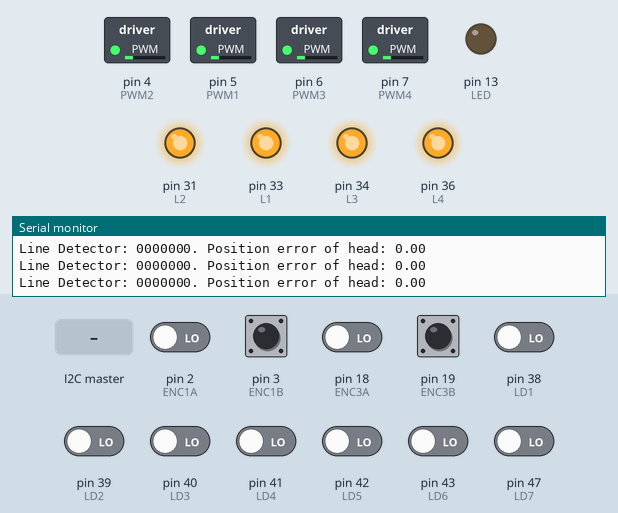
Simulated run of this program. Board: Arduino Mega 2560, built with avr-gcc and run on an emulated ATmega2560. Parts: switched loads named in the program (green lamp = pin HIGH), output pins drawn as LEDs (lit = HIGH), the last lines printed to the serial monitor. The inputs (shaded band) are chosen by the test bench; at power-on: pin 3 (ENC1B), pin 19 (ENC3B) HIGH, pin 2 (ENC1A), pin 18 (ENC3A), pin 38 (LD1), pin 39 (LD2), pin 40 (LD3), pin 41 (LD4), pin 42 (LD5), pin 43 (LD6), pin 47 (LD7) LOW. Pins used as bus, display or sensor lines are not drawn.

Above: at 1.2 s.
1.3 s: pin 38 (LD1) driven HIGH
At 2.5 s:
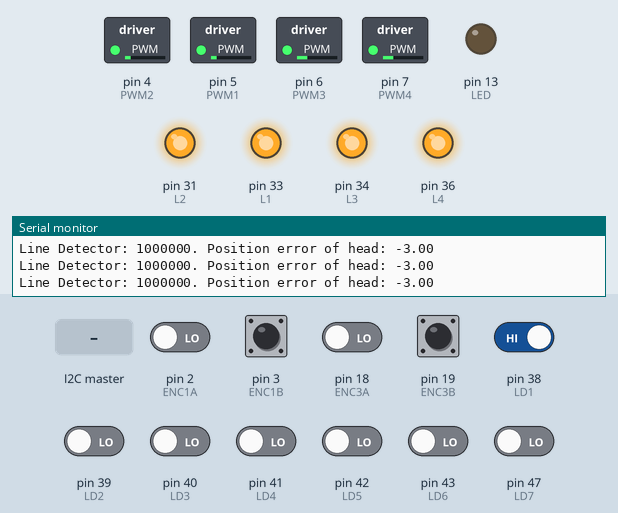
2.8 s: pin 43 (LD6) driven HIGH
At 3.6 s:
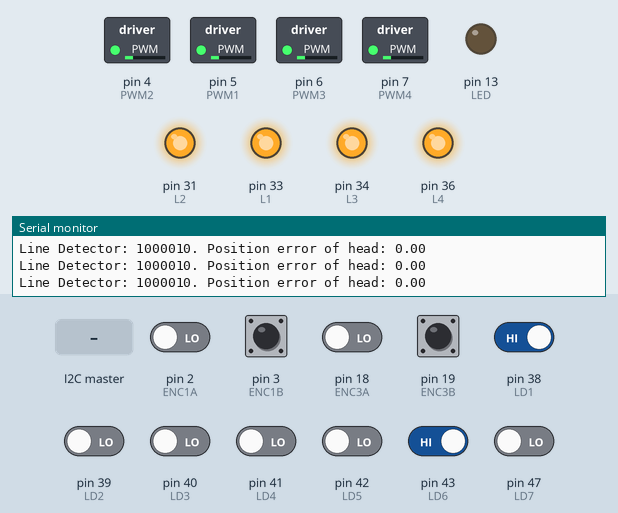
5.8 s: pin 39 (LD2) driven HIGH
At 6.1 s:
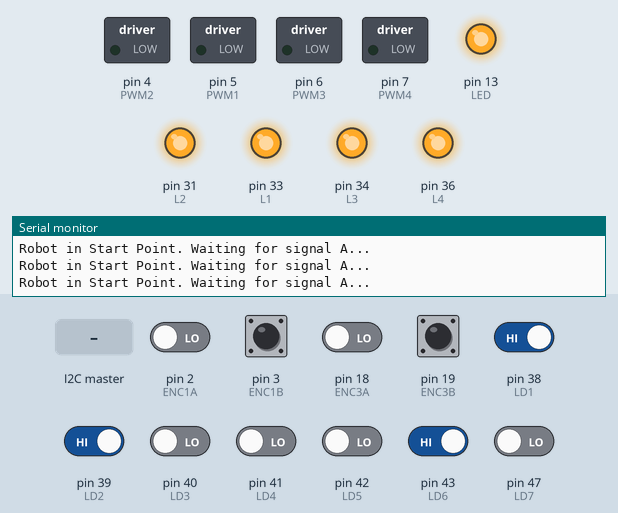
7.3 s: the I2C master sends "A"
At 9.2 s:
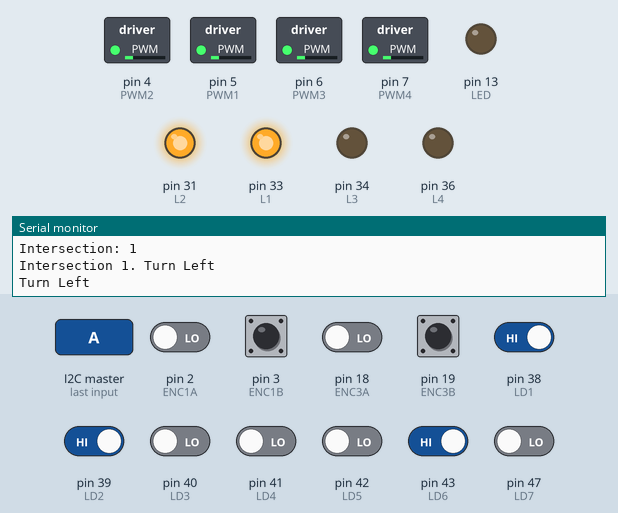
10.3 s: pin 43 (LD6) driven LOW
At 11.7 s:
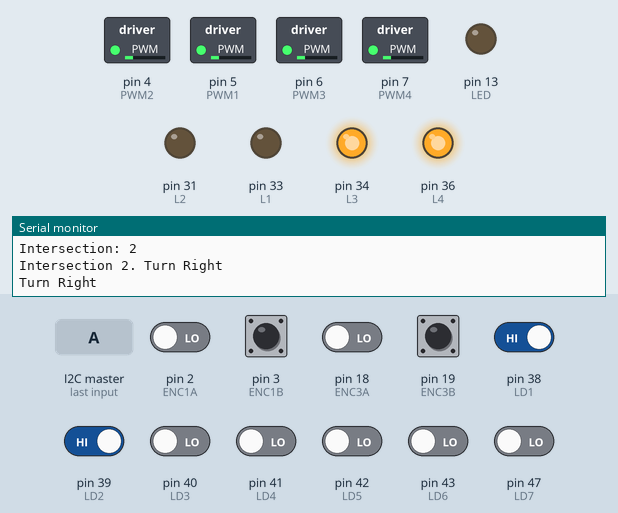
13.3 s: pin 40 (LD3) driven HIGH
At 14.2 s:
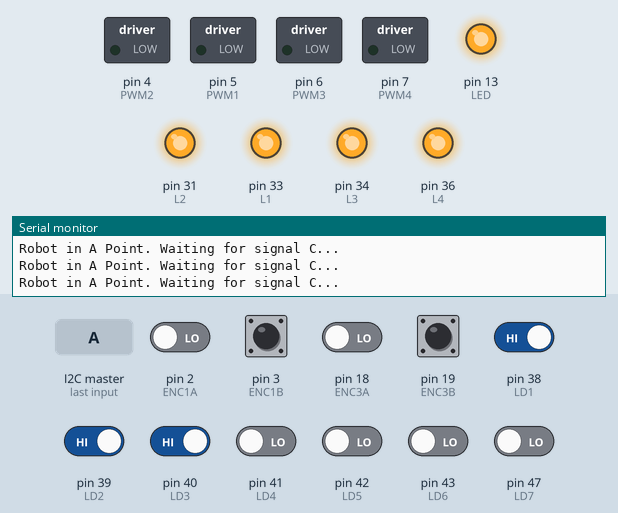
Timing chart, 0 to 16.2 s (numbered marks = the images above; inputs shaded):
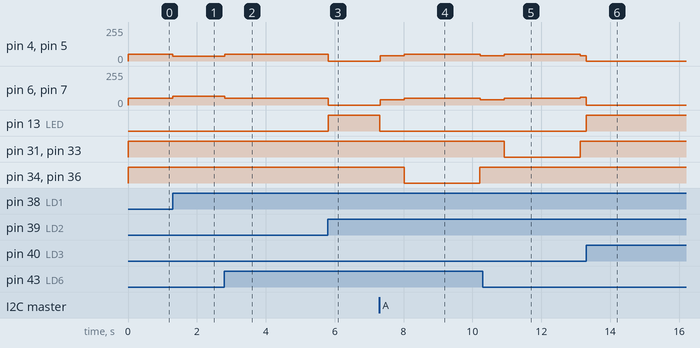

Measured:
- after the input at 1.3 s, pin 4 (PWM2), pin 5 (PWM1): 50/255 → 35/255 at once; pin 6 (PWM3), pin 7 (PWM4): 50/255 → 65/255 at once
- after the input at 2.8 s, pin 4 (PWM2), pin 5 (PWM1): 35/255 → 50/255 at once; pin 6 (PWM3), pin 7 (PWM4): 65/255 → 50/255 at once
- after the input at 5.8 s, pin 4 (PWM2), pin 5 (PWM1), pin 6 (PWM3), pin 7 (PWM4): 50/255 → 0/255 at once; pin 13 (LED): LOW → HIGH at once
- after the input at 7.3 s, pin 4 (PWM2), pin 5 (PWM1), pin 6 (PWM3), pin 7 (PWM4): 0/255 → 40/255 at once, → 50/255 0.70 s later, → 40/255 2.2 s later; pin 13 (LED): HIGH → LOW at once; pin 34 (L3), pin 36 (L4): HIGH → LOW after 0.72 s, → HIGH 2.2 s later
- after the input at 10.3 s, pin 13 (LED): stays LOW (without the input it goes to HIGH after 2.8 s)
- after the input at 13.3 s, pin 4 (PWM2), pin 5 (PWM1): 40/255 → 0/255 at once; pin 6 (PWM3), pin 7 (PWM4): 60/255 → 0/255 at once; pin 13 (LED): LOW → HIGH at once

The program:

main.cpp
```cpp
#include <Arduino.h>
#include <Wire.h>
#include "config.hpp"
#include "setupPinMode.hpp"
#include "motor_controller.hpp"
#include "line_detect.hpp"

volatile int encoder1 = 0;
volatile int encoder2 = 0;
volatile int encoder3 = 0;
volatile int encoder4 = 0;

volatile float error = 0;

volatile float x = 0;
volatile float y = 0;
volatile float theta = 0;

volatile int intersection = -1;

String signal_control = "";

void encoder_update_1(){
  if(digitalRead(ENC1A) == digitalRead(ENC1B)){
    encoder1++;
  }else{
    encoder1--;
  }
  // Skid Steer
  encoder2 = encoder1;

}
void encoder_update_2(){
  if(digitalRead(ENC2A) == digitalRead(ENC2B)){
    encoder2++;
  }else{
    encoder2--;
  }
}
void encoder_update_3(){
  if(digitalRead(ENC3A) == digitalRead(ENC3B)){
    encoder3++;
  }else{
    encoder3--;
  }
  // Skid Steer
  encoder4 = encoder3;
}
void encoder_update_4(){
  if(digitalRead(ENC4A) == digitalRead(ENC4B)){
    encoder4++;
  }else{
    encoder4--;
  }
}

void update_position(){
  float delta_right = (encoder1 + encoder2)/2 *PI * wheelDiameter / pulsePerRev;
  float delta_left = (encoder3 + encoder4)/2 *PI * wheelDiameter / pulsePerRev;
  float delta_theta = (delta_right - delta_left) / wheelDiameter;
  float delta_s = (delta_right + delta_left) / 2;
  x += delta_s * cos(theta + delta_theta/2);
  y += delta_s * sin(theta + delta_theta/2);
  theta += delta_theta;
  if (theta > PI){
    theta -= 2*PI;
  }else if(theta < -PI){
    theta += 2*PI;
  }
}

// function that executes whenever data is received from master
void receiveEvent(int howMany) {
String payload = "";
  while (0 < Wire.available()) {
    char c = Wire.read();      /* receive byte as a character */
    payload += c;
  }
  // check if payload in "A" "B" "C" "D" "E" "R" then assign to signal_control
  if (payload == "A" || payload == "B" || payload == "C" || payload == "D" || payload == "E" || payload == "R"){
    signal_control = payload;
  }
}
// function that executes whenever data is requested from master
void requestEvent() {
  Wire.write(signal_control.c_str());  /*send string on request */
  Wire.write("\n");
  // convert intersection to string and send
  Wire.write(String(intersection).c_str());
}

void setup() {
  Serial.begin(115200);
  Serial.println("Starting...");
  setup_pin_mode();
  attachInterrupt(digitalPinToInterrupt(ENC1A), encoder_update_1, CHANGE);
  attachInterrupt(digitalPinToInterrupt(ENC1B), encoder_update_1, CHANGE);
  // attachInterrupt(digitalPinToInterrupt(ENC2A), encoder_update_2, CHANGE);
  // attachInterrupt(digitalPinToInterrupt(ENC2B), encoder_update_2, CHANGE);
  attachInterrupt(digitalPinToInterrupt(ENC3A), encoder_update_3, CHANGE);
  attachInterrupt(digitalPinToInterrupt(ENC3B), encoder_update_3, CHANGE);
  // attachInterrupt(digitalPinToInterrupt(ENC4A), encoder_update_4, CHANGE);
  // attachInterrupt(digitalPinToInterrupt(ENC4B), encoder_update_4, CHANGE);
  Wire.begin(8);                /* join i2c bus with address 8 */
  Wire.onReceive(receiveEvent); /* register receive event */
  Wire.onRequest(requestEvent); /* register request event */

  Serial.println("Setup done!");
}

void pause_check(int intersection_){
    while(intersection_ == 0 && signal_control != "A"){
        digitalWrite(LED, HIGH);
        Serial.println("Robot in Start Point. Waiting for signal A...");
        skid_steer(0, 0);
    }
    while (intersection_ == 3 && signal_control != "C") {
        digitalWrite(LED, HIGH);
        Serial.println("Robot in A Point. Waiting for signal C...");
        skid_steer(0, 0);
    }

    while (intersection_ == 6 && signal_control != "D") {
        digitalWrite(LED, HIGH);
        Serial.println("Robot in C Point. Waiting for signal D...");
        skid_steer(0, 0);
    }

    while (intersection_ == 9 && signal_control != "E") {
        digitalWrite(LED, HIGH);
        Serial.println("Robot in D Point. Waiting for signal E...");
        skid_steer(0, 0);
    }

    while (intersection_ == 12 && signal_control != "R") {
        digitalWrite(LED, HIGH);
        Serial.println("STOP. Race is Ended. Congratulation!");
        skid_steer(0, 0);
    }

    digitalWrite(LED, LOW);
    Serial.println("Resume. Robot is moving...");
}

void pause_check_(int intersection_){
    while(intersection_ == 0 && signal_control != "A"){
        Serial.print("Signal Control:");
        Serial.print(signal_control);
        Serial.print(". Intersection:");
        Serial.print(intersection_);
        Serial.println(". Robot in Start Point. Waiting for signal A...");
        skid_steer(0, 0);
    }
    while (intersection_ == 1 && signal_control != "C") {
        Serial.print("Signal Control:");
        Serial.print(signal_control);
        Serial.print(". Intersection:");
        Serial.print(intersection_);
        Serial.println(" .Robot in A Point. Waiting for signal C...");
        skid_steer(0, 0);
    }

    while (intersection_ == 2 && signal_control != "D") {
        Serial.print("Signal Control:");
        Serial.print(signal_control);
        Serial.print(". Intersection:");
        Serial.print(intersection_);
        Serial.println(". Robot in C Point. Waiting for signal D...");
        skid_steer(0, 0);
    }

  }

void loop() {
  if (error == 10)
    error = 0;

  float temp = line_detect();
  if (temp != -10){
    error = temp;
  }

  Serial.print(". Position error of head: ");
  Serial.println(error);

  if (error == 10)
  {
    intersection += 1;
    pause_check(intersection);
    stop();
    across_intersection(intersection);
  }
  // else if (abs(error) < 1) { // Permit error smaller than 1
  //   int straight_speed = line_follow_straight(error);
  //   skid_steer(straight_speed, 0);
  // }
  // else {
  //   int turn_speed = line_follow_turn(error);
  //   skid_steer(10, turn_speed);
  // }
  else {
    skid_steer(vel_avg, Kp_turn*error);
  }

  // check if intersection = 12 then stop robot and stop the loop
  if (intersection == 12){
    Serial.println("ROBOT IS AT THE END OF THE RACE. SHOT SUCCEED!");
    Serial.println("CONGRATULATION!");
    while (1)
    {
      skid_steer(0, 0);
    }
  }

}
```

line_detect.hpp
```cpp
#include <Arduino.h>
#include "config.hpp"
#ifndef LINE_DETECT_HPP
#define LINE_DETECT_HPP
int line_detect(){
    // 7 line detectors and line detector 4 is the center one
    int eye1 = digitalRead(LD1);
    int eye2 = digitalRead(LD2);
    int eye3 = digitalRead(LD3);
    int eye4 = digitalRead(LD4);
    int eye5 = digitalRead(LD5);
    int eye6 = digitalRead(LD6);
    int eye7 = digitalRead(LD7);
    Serial.print("Line Detector: ");
    Serial.print(eye1);
    Serial.print(eye2);
    Serial.print(eye3);
    Serial.print(eye4);
    Serial.print(eye5);
    Serial.print(eye6);
    Serial.print(eye7);
    float error = 0;
    //error is average of detector which has line
    int count = 0;
    if(eye1 == LINE_COLOR){
        error += -3;
        count++;
    }
    if(eye2 == LINE_COLOR){
        error += -2;
        count++;
    }
    if(eye3 == LINE_COLOR){
        error += -1;
        count++;
    }
    if(eye4 == LINE_COLOR){
        error += 0;
        count++;
    }
    if(eye5 == LINE_COLOR){
        error += 1;
        count++;
    }
    if(eye6 == LINE_COLOR){
        error += 2;
        count++;
    }
    if(eye7 == LINE_COLOR){
        error += 3;
        count++;
    }
    if(count != 0){
        error /= count;
    }
    else{
        error = 0;
    }

    if (count  > 2)
        error = 10; // if more than 2 detectors detect line, it means the robot is at the intersection
    if (count == 0)
        error = -10;
    // Serial.print(" .Position error of head: ");
    // Serial.println(error);
    return error;
}
int line_follow_straight(float error){
    int linear_speed = int (Kp_straight * ((NUMBER_DETECTOR - 1)/2 - abs(error)));
    linear_speed = 40;
    // Serial.print("Linear Speed: ");
    // Serial.println(linear_speed);
    return linear_speed;
}
int line_follow_turn(float error){
    // int angular_speed = int (Kp_turn * error);
    int angular_speed;
    if (error > 0)
    {
        angular_speed = 55;
    }
    else
    {
        angular_speed = -55;
    }
    // Serial.print("Angular Speed: ");
    // Serial.println(angular_speed);
    return angular_speed;
}

void turn_left(){
    Serial.println("Turn Left");
    skid_steer(vel_adjust_linear, 0);
    delay(time_adjut_linear);
    stop();
    skid_steer(0, turn_speed);
    delay(turn_time);
    stop();
}

void turn_right(){
    Serial.println("Turn Right");
    skid_steer(vel_adjust_linear, 0);
    delay(time_adjut_linear);
    stop();
    skid_steer(0, -turn_speed);
    delay(turn_time);
    stop();

}

void across_intersection_blue(int intersection){
    Serial.print("Intersection: ");
    Serial.println(intersection);
    switch (intersection)
    {
    case 1:
        Serial.println("Intersection 1. Turn Right");
        turn_right();
        break;
    case 2:
        Serial.println("Intersection 2. Turn Left");
        turn_left();
        break;
    case 3:
        Serial.println("Intersection 3. Turn Left");
        turn_left();
        break;
    case 4:
        Serial.println("Intersection 4. Go Straight");
        break;
    case 5:
        Serial.println("Intersection 5. Turn Right");
        turn_right();
        break;
    case 6:
        Serial.println("Intersection 6. Go Straight");
        break;
    case 7:
        Serial.println("Intersection 7. Go Straight");
        break;
    case 8:
        Serial.println("Intersection 8. Turn Right");
        turn_right();
        break;
    case 9:
        Serial.println("Intersection 9. Go Straight");
        break;
    case 10:
        Serial.println("Intersection 10. Turn Right");
        turn_right();
        break;
    case 11:
        Serial.println("Intersection 11. Turn Left");
        turn_left();
        break;
    case 12:
        Serial.println("Intersection 12. STOP");
        stop();
        /*
            PUT YOUR CODE HERE
            IT WILL RUN WHEN ROBOT IS AT THE END OF THE RACE
            GOOD LUCK
        */
        break;
    default:
        break;
    }
}

void across_intersection_red(int intersection){
    Serial.print("Intersection: ");
    Serial.println(intersection);
    switch (intersection)
    {
    case 1:
        Serial.println("Intersection 1. Turn Left");
        turn_left();
        break;
    case 2:
        Serial.println("Intersection 2. Turn Right");
        turn_right();
        break;
    case 3:
        Serial.println("Intersection 3. Turn Right");
        turn_right();
        break;
    case 4:
        Serial.println("Intersection 4. Go Straight");
        break;
    case 5:
        Serial.println("Intersection 5. Turn Left");
        turn_left();
        break;
    case 6:
        Serial.println("Intersection 6. Go Straight");
        break;
    case 7:
        Serial.println("Intersection 7. Go Straight");
        break;
    case 8:
        Serial.println("Intersection 8. Turn Left");
        turn_left();
        break;
    case 9:
        Serial.println("Intersection 9. Go Straight");
        break;
    case 10:
        Serial.println("Intersection 10. Turn Left");
        turn_left();
        break;
    case 11:
        Serial.println("Intersection 11. Turn Right");
        turn_right();
        break;
    case 12:
        Serial.println("Intersection 12. STOP");
        stop();
        /*
            PUT YOUR CODE HERE
            IT WILL RUN WHEN ROBOT IS AT THE END OF THE RACE
            GOOD LUCK
        */
        break;
    default:
        break;
    }
}


// void across_intersection_(int intersection){
//     Serial.print("Intersection: ");
//     Serial.println(intersection);
//     switch (intersection)
//     {
//     case 1:
//         Serial.println("Intersection 1. Go Straight");
//         break;
//     case 2:
//         Serial.println("Intersection 2. Turn Right");
//         turn_right();
//         break;
//     case 3:
//         Serial.println("Intersection 3. Turn Left");
//         turn_left();
//         break;
//     case 4:
//         Serial.println("Intersection 4. STOP");
//         stop();
//         break;
//     default:
//         break;
//     }
// }

#endif
```

motor_controller.hpp
```cpp
#include <Arduino.h>
#include "config.hpp"
#ifndef MOTOR_CONTROLLER_HPP
#define MOTOR_CONTROLLER_HPP

void motor_control(int motor, int speed){
    // Serial.print("Motor ");
    // Serial.print(motor);
    // Serial.print(" Speed: ");
    // Serial.println(speed);
    switch (motor)
    {
    case 1:
        if(speed >= 0){
            digitalWrite(L1, HIGH);
            digitalWrite(R1, LOW);
            analogWrite(PWM1, speed);
        }
        else{
            digitalWrite(L1, LOW);
            digitalWrite(R1, HIGH);
            analogWrite(PWM1, -speed);
        }
        break;
    case 2:
        if(speed >= 0){
            digitalWrite(L2, HIGH);
            digitalWrite(R2, LOW);
            analogWrite(PWM2, speed);
        }
        else{
            digitalWrite(L2, LOW);
            digitalWrite(R2, HIGH);
            analogWrite(PWM2, -speed);
        }
        break;
    case 3:
        if(speed >= 0){
            digitalWrite(L3, HIGH);
            digitalWrite(R3, LOW);
            analogWrite(PWM3, speed);
        }
        else{
            digitalWrite(L3, LOW);
            digitalWrite(R3, HIGH);
            analogWrite(PWM3, -speed);
        }
        break;
    case 4:
        if(speed >= 0){
            digitalWrite(L4, HIGH);
            digitalWrite(R4, LOW);
            analogWrite(PWM4, speed);
        }
        else{
            digitalWrite(L4, LOW);
            digitalWrite(R4, HIGH);
            analogWrite(PWM4, -speed);
        }
        break;

    }
}

void straight(int speed){
    Serial.print("Straight: ");
    Serial.println(speed);
    motor_control(1, speed);
    motor_control(2, speed);
    motor_control(3, speed);
    motor_control(4, speed);
}

void turn(int speed){
    Serial.print("Turn: ");
    Serial.println(speed);
    motor_control(1, speed);
    motor_control(2, speed);
    motor_control(3, -speed);
    motor_control(4, -speed);
}

void skid_steer(int speed, int angular_speed){
    // Serial.print("Skid Steer: ");
    // Serial.print(speed);
    // Serial.print(" ");
    // Serial.println(angular_speed);
    motor_control(1, speed + angular_speed);
    motor_control(2, speed + angular_speed);
    motor_control(3, speed - angular_speed);
    motor_control(4, speed - angular_speed);
}

void stop(){
    motor_control(1, 0);
    motor_control(2, 0);
    motor_control(3, 0);
    motor_control(4, 0);
}

#endif
```

setupPinMode.hpp
```cpp
#include <Arduino.h>
#include "config.hpp"
#ifndef SETUP_PIN_MODE_HPP
#define SETUP_PIN_MODE_HPP
void setup_pin_mode(){
    pinMode(PWM1, OUTPUT);
    pinMode(PWM2, OUTPUT);
    pinMode(PWM3, OUTPUT);
    pinMode(PWM4, OUTPUT);
    pinMode(L1, OUTPUT);
    pinMode(R1, OUTPUT);
    pinMode(L2, OUTPUT);
    pinMode(R2, OUTPUT);
    pinMode(L3, OUTPUT);
    pinMode(R3, OUTPUT);
    pinMode(L4, OUTPUT);
    pinMode(R4, OUTPUT);
    pinMode(ENC1A, INPUT);
    pinMode(ENC1B, INPUT);
    // pinMode(ENC2A, INPUT);
    // pinMode(ENC2B, INPUT);
    pinMode(ENC3A, INPUT);
    pinMode(ENC3B, INPUT);
    // pinMode(ENC4A, INPUT);
    // pinMode(ENC4B, INPUT);
    pinMode(LED, OUTPUT);
}
#endif
```

config.hpp
```cpp
#ifndef CONFIG_HPP
#define CONFIG_HPP

// PWM pins (PWM1, PWM2, PWM3, PWM4) 4, 5, 6, 7
#define PWM1 5
#define PWM2 4
#define PWM3 6
#define PWM4 7
// Chieu quay dong co (L1, R1, L2, R2, L3, R3, L4, R4) 30, 31, 32, 33, 34, 35, 36, 37
#define L1 33
#define R1 32
#define L2 31
#define R2 30
#define L3 34
#define R3 52
#define L4 36
#define R4 53
// Encoder pins (interrupt pins) 2, 3, 18, 19, 20, 21
#define ENC1A 2
#define ENC1B 3
#define ENC2A 999
#define ENC2B 999
#define ENC3A 18
#define ENC3B 19
#define ENC4A 999
#define ENC4B 999
// Communication pins I2C (SDA, SCL), SPI (MOSI, MISO, SCK, SS)

// Line detector pins digital 38, 39, 40, 41, 42, 43, 47, 48, 49, 50
#define LINE_COLOR HIGH // 1 for black line, 0 for white line
#define NUMBER_DETECTOR 7
#define LD1 38
#define LD2 39
#define LD3 40
#define LD4 41
#define LD5 42
#define LD6 43
#define LD7 47

#define LD8 48
#define LD9 49
#define LD10 50

#define LED 13

// Encoder information
#define pulsePerRev 330
#define gearRatio 30
#define wheelDiameter 0.065
#define encoderMax 65535
// PID parameters
#define Kp 0.5
#define Ki 0.5
#define Kd 0.5

// Kinematic
#define Kinematic_L 1

// Line following parameters
#define vel_avg 50 // IMPORTANT
#define Kp_straight 15
#define Ki_straight 0.5
#define Kd_straight 0.5
#define Kp_turn 5 // IMPORTANT
#define Ki_turn 0.5
#define Kd_turn 0.5

// Turn parameters (IMPORTANT)
#define vel_adjust_linear 40
#define time_adjut_linear 700
#define turn_speed 50
#define turn_time 2200

// MAP COLOR: COLOR_RED or COLOR_BLUE
#define COLOR_RED

// function define map color, do not modify
#ifdef COLOR_BLUE
    #define across_intersection across_intersection_blue
#elif defined(COLOR_RED)
    #define across_intersection across_intersection_red
#endif

#endif
```
